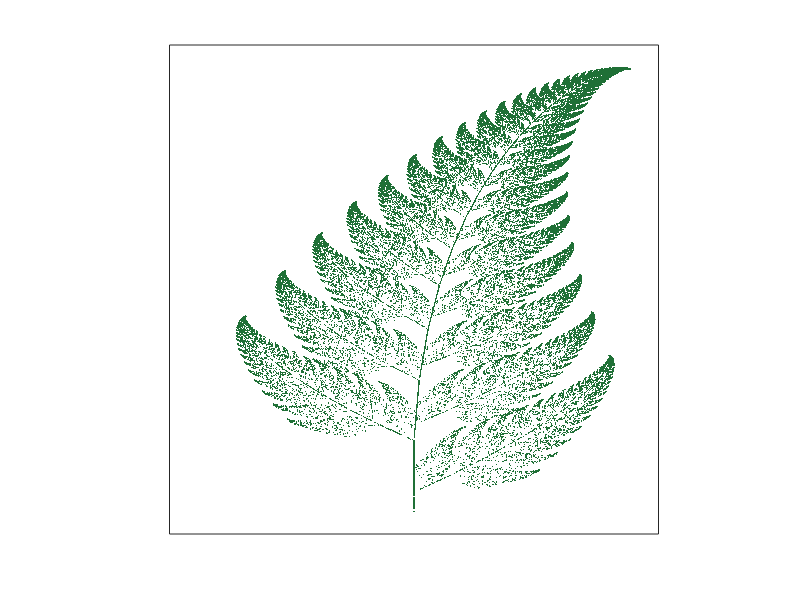

MATLAB code to generate this figure:
% Number of iterations (plus 1, since the first point is (0, 0))
N = 50000;

% Create a matrix to store all points
XY = zeros(2, N);

% Iterated function system for Barnsley fern
for i = 2:N
    r = rand;
    if (r <= 0.01)
        XY(:, i) = [0, 0; 0, 0.16]*XY(:, i-1);
    elseif (r <= 0.86)
        XY(:, i) = [0.85, 0.04; -0.04, 0.85]*XY(:, i-1) + [0; 1.6];
    elseif (r <= 0.93)
        XY(:, i) = [0.2, -0.26; 0.23, 0.22]*XY(:, i-1) + [0; 1.6];
    else
        XY(:, i) = [-0.15, 0.28; 0.26, 0.24]*XY(:, i-1) + [0; 0.44];
    end
end

% Plot Barnsley fern
plot(XY(1, :), XY(2, :), '.', 'MarkerSize', 1, 'MarkerEdgeColor',  [0.12, 0.44, 0.21]);
axis([-3, 3, -0.5, 10.5]);
axis('square');
set(gca,'xtick',[]);
set(gca,'ytick',[]);